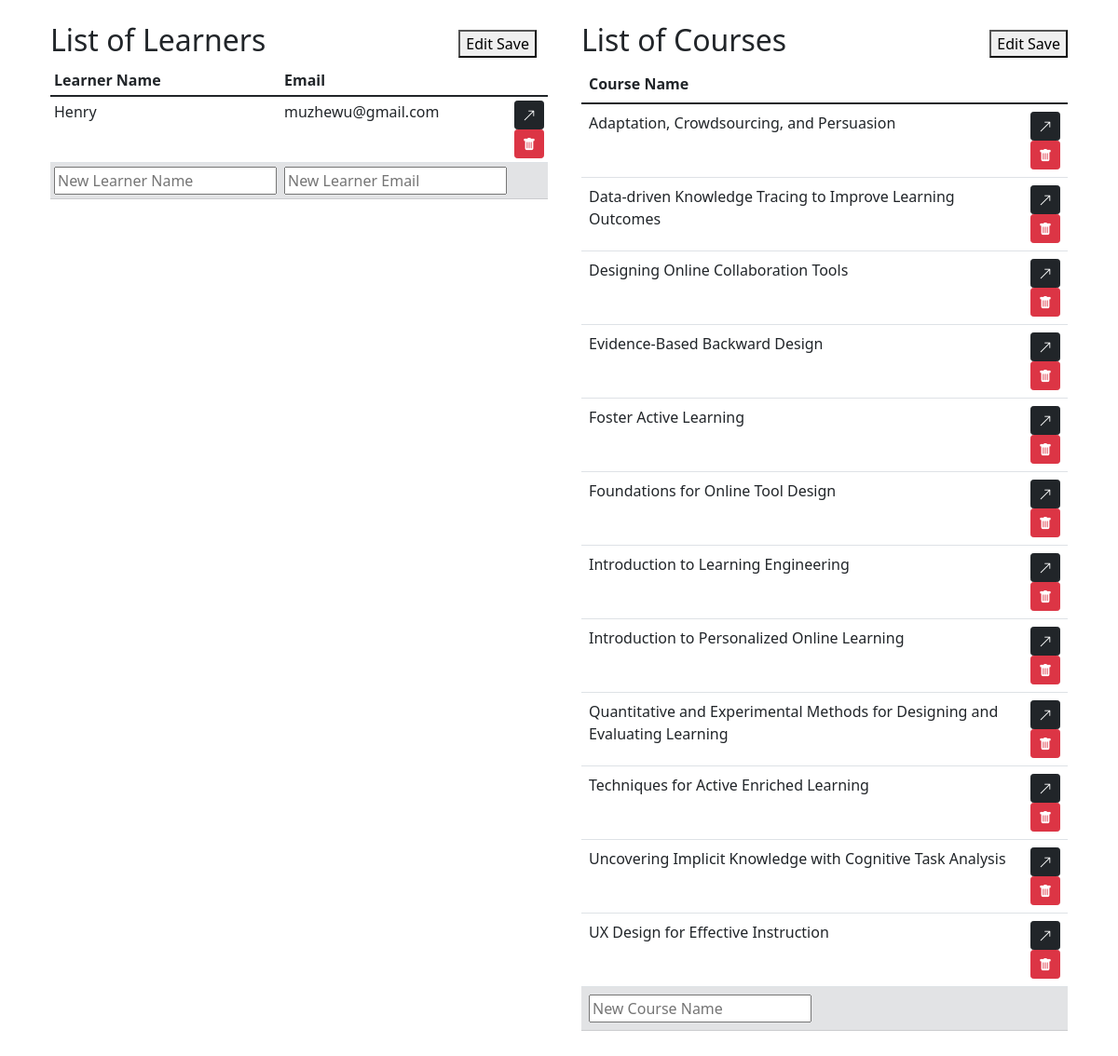
The page / on the database its author committed.
### tables this page shows
CREATE TABLE learners (
    id INT PRIMARY KEY AUTO_INCREMENT,
    name TEXT,
    email TEXT
);

CREATE TABLE courses (
    id INT PRIMARY KEY AUTO_INCREMENT,
    name TEXT
);

### utils.php (called while the page is built, shortened)
<?php
function getAllLearners($conn)
{
    $learners = [];
    $query = "SELECT id, name, email FROM learners";
    $result = $conn->query($query);
    while ($row = $result->fetch_assoc()) {
        $learners[] = $row;
    }
    return $learners;
}
function getAllCourses($conn)
{
    $courses = [];
    $query = "SELECT id, name FROM courses";
    $result = $conn->query($query);
    while ($row = $result->fetch_assoc()) {
        $courses[] = $row;
    }
    return $courses;
}

### index.php (the view, shortened to what this page needs)
<?php
require("utils.php");
$conn = (new dbObj())->getConnstring();
$learnerId = 0;
$courseId = 0;
$allLearners = getAllLearners($conn);
$allCourses = getAllCourses($conn);
if ($learnerId == 0 && $courseId == 0) {
?>
    <!DOCTYPE html>
    <html lang="en">
    <head>
        <link href="https://cdn.jsdelivr.net/npm/bootstrap@5.1.3/dist/css/bootstrap.min.css" rel="stylesheet">
        <link href="https://cdn.jsdelivr.net/npm/bootstrap-icons/font/bootstrap-icons.css" rel="stylesheet">
    </head>
    <body>
        <div class="container" id="app">
            <div class="row">
                <div class="col-md-6 p-4">
                    <div class="d-flex justify-content-between align-items-center">
                        <h2>List of Learners</h2>
                        <button :class="['btn', 'btn-sm', editBtnLearnerClass]" @click="toggleEditLearner">
                            <span v-if="!editLearner">Edit</span>
                            <span v-else>Save</span>
                        </button>
                    </div>
                    <table class="table table-sm">
                        <thead>
                            <tr>
                                <th>Learner Name</th>
                                <th>Email</th>
                            </tr>
                        </thead>
                        <tbody>
                            <?php foreach ($allLearners as $learner) : ?>
                                <tr>
                                    <td><?php echo htmlspecialchars($learner['name']); ?></td>
                                    <td><?php echo htmlspecialchars($learner['email']); ?></td>
                                    <td>
                                        <form class="form-inline" method="post" v-if="!editLearner">
                                            <button type="submit" class="btn btn-dark btn-sm" name="set_learner"><i class="bi bi-arrow-up-right"></i></button>
                                        </form>
                                        <form class="form-inline" method="post" v-else>
                                            <button type="submit" class="btn btn-danger btn-sm" name="delete_learner"><i class="bi bi-trash-fill"></i></button>
                                        </form>
                                    </td>
                                </tr>
                            <?php endforeach; ?>
                            <tr class="table-secondary" v-if="editLearner">
                                <td><input v-model="newLearnerName" placeholder="New Learner Name"></td>
                                <td><input v-model="newLearnerEmail" placeholder="New Learner Email"></td>
                                <td>
                                </td>
                            </tr>
                        </tbody>
                    </table>
                </div>
                <div class="col-md-6 p-4">
                    <div class="d-flex justify-content-between align-items-center">
                        <h2>List of Courses</h2>
                        <button :class="['btn', 'btn-sm', editBtnCourseClass]" @click="toggleEditCourse">
                            <span v-if="!editCourse">Edit</span>
                            <span v-else>Save</span>
                        </button>
                    </div>
                    <table class="table">
                        <thead>
                            <tr>
                                <th>Course Name</th>
                                <th></th>
                            </tr>
                        </thead>
                        <tbody>
                            <?php foreach ($allCourses as $course) : ?>
                                <tr>
                                    <td><?php echo htmlspecialchars($course['name']); ?></td>
                                    <td>
                                        <form class="form-inline" method="post" v-if="!editCourse">
                                            <button type="submit" class="btn btn-dark btn-sm" name="set_course"><i class="bi bi-arrow-up-right"></i></button>
                                        </form>
                                        <form class="form-inline" method="post" v-else>
                                            <button type="submit" class="btn btn-danger btn-sm" name="delete_course"><i class="bi bi-trash-fill"></i></button>
                                        </form>
                                    </td>
                                </tr>
                            <?php endforeach; ?>
                            <tr class="table-secondary" v-if="editCourse">
                                <td><input v-model="newCourseName" placeholder="New Course Name"></td>
                                <td>
                                </td>
                            </tr>
                        </tbody>
                    </table>
                </div>
            </div>
        </div>
    </body>
    </html>
    <?php
} else if ($learnerId != 0) {
    $stmt = $conn->prepare("SELECT * FROM learners WHERE id = ?");
    $stmt->bind_param("i", $learnerId);
    $stmt->execute();
    $result = $stmt->get_result();
    if (empty($allCourses)) {
        echo "No courses available.";
    } else {
        if ($result->num_rows > 0) {
            $learnerRow = $result->fetch_assoc();
            $completedCourses = getCompletedCourses($conn, $learnerId);
            $emailHistory = getEmailHistory($conn, $learnerId, -1);
    ?>
            <!DOCTYPE html>
            <html lang="en">
            <head>
                <meta charset="UTF-8">
                <title><?php echo htmlspecialchars($learnerName); ?>'s Course Completion Status</title>
                <link href="https://cdn.jsdelivr.net/npm/bootstrap@5.1.3/dist/css/bootstrap.min.css" rel="stylesheet">
                <link href="https://cdn.jsdelivr.net/npm/bootstrap-icons/font/bootstrap-icons.css" rel="stylesheet">
            </head>
            <body>
                <div class="container" style="padding-top:50px">
                    <h2><?php echo htmlspecialchars($learnerName); ?>'s Course Completion Status</h2>
                    <table class="table">
                        <thead>
                            <tr>
                                <th>Course Name</th>
                                <th>Status</th>
                                <th>Actions</th>
                            </tr>
                        </thead>
                        <tbody>
                            <?php foreach ($allCourses as $course) : ?>
                                <?php
                                $filteredCourses = array_filter($completedCourses, function ($row) use ($course) {
                                    return $row['course_id'] == $course['id'];
                                });
                                $filteredCourses = array_values($filteredCourses);
                                ?>
                                <tr>
                                    <td>
                                        <?php echo htmlspecialchars($course['name']); ?>
                                    </td>
                                    <td>
                                        <?php if (!empty($filteredCourses)) : ?>
                                            Complete
                                        <?php else : ?>
                                            Incomplete
                                        <?php endif; ?>
                                    </td>
                                    <td style="display: flex; gap: 10px">
                                        <?php if (!empty($filteredCourses)) : ?>
                                            <form class="form-inline" method="post" action="certificate.php">
                                                <input type="hidden" name="course_id" value="<?php echo $course['id']; ?>">
                                                <input type="hidden" name="learner_id" value="<?php echo $learnerId; ?>">
                                                <input type="hidden" name="key" value="<?php echo $filteredCourses[0]["certificate_id"]; ?>">
                                                <button type="submit" id="pdf" name="generate_pdf" title="View certificate" class="btn btn-dark btn-sm">
                                                    <i class="bi bi-file-earmark-pdf-fill"></i>
                                                </button>
                                                <!-- <a href="https://www.linkedin.com/profile/add?startTask=CERTIFICATION_NAME&name=<?php echo urlencode($course['name']); ?>&organizationId=10000&issueYear=2023&issueMonth=11&expirationYear=2026&expirationMonth=11&certUrl=<?php echo urlencode('https://www.yourdomain.com/certificate.php?course_id=' . $course['id'] . '&learner_id=' . $learnerRow['id']); ?>&certId=<?php echo $course['id']; ?>" target="_blank" class="btn btn-dark btn">
                                                    <i class="bi bi-linkedin"></i>
                                                </a> -->
                                            </form>
                                            <form class="form-inline" method="post">
                                                <input type="hidden" name="course_id" value="<?php echo $course['id']; ?>">
                                                <input type="hidden" name="course_name" value="<?php echo $course['name']; ?>">
                                                <input type="hidden" name="learner_name" value="<?php echo $learnerName; ?>">
                                                <input type="hidden" name="key" value="<?php echo $filteredCourses[0]["certificate_id"]; ?>">
                                                <input type="hidden" name="email" value="<?php echo $learnerRow["email"]; ?>">
                                                <button type="submit" class="btn btn-dark btn-sm" title="Send Email" name="send_email"><i class="bi bi-envelope"></i></button>
                                            </form>
                                            <form class="form-inline" method="post">
                                                <input type="hidden" name="course_id" value="<?php echo $course['id']; ?>">
                                                <input type="hidden" name="learner_id" value="<?php echo $learnerId; ?>">
                                                <input type="hidden" name="page" value="learner">
                                                <input type="hidden" name="learner_name" value="<?php echo $learnerName; ?>">
                                                <button type="submit" class="btn btn-dark btn-sm" title="Mark as Incomplete" name="remove_completion"><i class="bi bi-x-circle-fill"></i></button>
                                                <!-- <a href="https://www.linkedin.com/profile/add?startTask=CERTIFICATION_NAME&name=<?php echo urlencode($course['name']); ?>&organizationId=10000&issueYear=2023&issueMonth=11&expirationYear=2026&expirationMonth=11&certUrl=<?php echo urlencode('https://www.yourdomain.com/certificate.php?course_id=' . $course['id'] . '&learner_id=' . $learnerRow['id']); ?>&certId=<?php echo $course['id']; ?>" target="_blank" class="btn btn-dark btn">
                                                    <i class="bi bi-linkedin"></i>
                                                </a> -->
                                            </form>
                                        <?php else : ?>
                                            <form class="form-inline" method="post">
                                                <input type="hidden" name="learner_id" value="<?php echo htmlspecialchars($learnerId); ?>">
                                                <input type="hidden" name="course_id" value="<?php echo htmlspecialchars($course['id']); ?>">
                                                <input type="hidden" name="learner_name" value="<?php echo htmlspecialchars($learnerName); ?>">
                                                <input type="hidden" name="page" value="learner">
                                                <button type="submit" class="btn btn-dark btn-sm" title="Mark as Complete" name="add_completion"><i class="bi bi-check-circle-fill"></i></button>
                                            </form>
                                        <?php endif; ?>
                                    </td>
                                </tr>
                            <?php endforeach; ?>
                        </tbody>
                    </table>
                    <form class="form-inline" method="post">
                        <button type="submit" class="btn btn-dark" name="home">Return</button>
                    </form>
                </div>
            </body>
            </html>
        <?php
        } else {
            echo "<p>No records found for the specified name. Please check the name and try again.</p>";
        }
    }
    $stmt->close();
    $conn->close();
}
?>

### rows shown on the page
learners: name "Henry", email "muzhewu@gmail.com"
courses: name "Adaptation, Crowdsourcing, and Persuasion"
courses: name "Data-driven Knowledge Tracing to Improve Learning Outcomes"
courses: name "Designing Online Collaboration Tools"
courses: name "Evidence-Based Backward Design"
courses: name "Foster Active Learning"
courses: name "Foundations for Online Tool Design"
courses: name "Introduction to Learning Engineering"
courses: name "Introduction to Personalized Online Learning"
courses: name "Quantitative and Experimental Methods for Designing and Evaluating Learning"
courses: name "Techniques for Active Enriched Learning"
courses: name "Uncovering Implicit Knowledge with Cognitive Task Analysis"
courses: name "UX Design for Effective Instruction"
